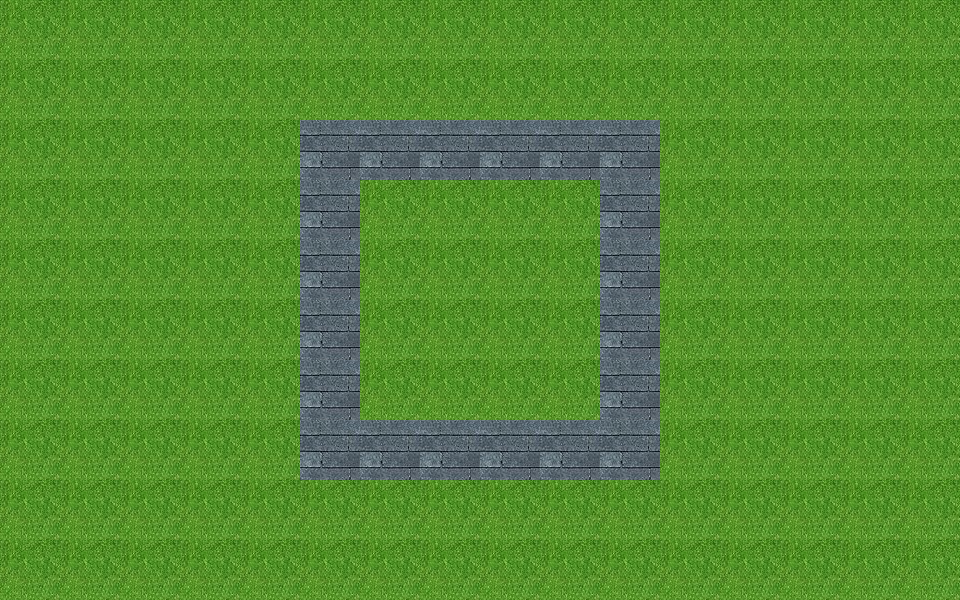

Tiled map render using the project's own tile images. Description and the whole map definition, tile-layer contents included, below:
An orthogonal 16x10 tile map with 60x60 px tiles, 2 tile layers (ground, show), 3 tilesets and 1 object (flag).

<map version="1.2" tiledversion="1.2.4" orientation="orthogonal" renderorder="right-down" width="16" height="10" tilewidth="60" tileheight="60" infinite="0" nextlayerid="7" nextobjectid="3">
 <tileset firstgid="1" source="grass.tsx" />
 <tileset firstgid="10" source="castle.tsx" />
 <tileset firstgid="26" source="flag.tsx" />
 <layer id="4" name="ground" width="16" height="10">
  <data encoding="csv">
1,1,1,1,1,1,1,1,1,1,1,1,1,1,1,1,
1,1,1,1,1,1,1,1,1,1,1,1,1,1,1,1,
1,1,1,1,1,1,1,1,1,1,1,1,1,1,1,1,
1,1,1,1,1,1,1,1,1,1,1,1,1,1,1,1,
1,1,1,1,1,1,1,1,1,1,1,1,1,1,1,1,
1,1,1,1,1,1,1,1,1,1,1,1,1,1,1,1,
1,1,1,1,1,1,1,1,1,1,1,1,1,1,1,1,
1,1,1,1,1,1,1,1,1,1,1,1,1,1,1,1,
1,1,1,1,1,1,1,1,1,1,1,1,1,1,1,1,
1,1,1,1,1,1,1,1,1,1,1,1,1,1,1,1
</data>
 </layer>
 <layer id="5" name="show" width="16" height="10">
  <data encoding="csv">
0,0,0,0,0,0,0,0,0,0,0,0,0,0,0,0,
0,0,0,0,0,0,0,0,0,0,0,0,0,0,0,0,
0,0,0,0,0,14,14,14,14,14,14,0,0,0,0,0,
0,0,0,0,0,14,0,0,0,0,14,0,0,0,0,0,
0,0,0,0,0,14,0,0,0,0,14,0,0,0,0,0,
0,0,0,0,0,14,0,0,0,0,14,0,0,0,0,0,
0,0,0,0,0,14,0,0,0,0,14,0,0,0,0,0,
0,0,0,0,0,14,14,14,14,14,14,0,0,0,0,0,
0,0,0,0,0,0,0,0,0,0,0,0,0,0,0,0,
0,0,0,0,0,0,0,0,0,0,0,0,0,0,0,0
</data>
 </layer>
 <objectgroup id="6" name="object">
  <object id="2" name="flag" gid="38" x="462" y="318" width="40" height="40" />
 </objectgroup>
</map>